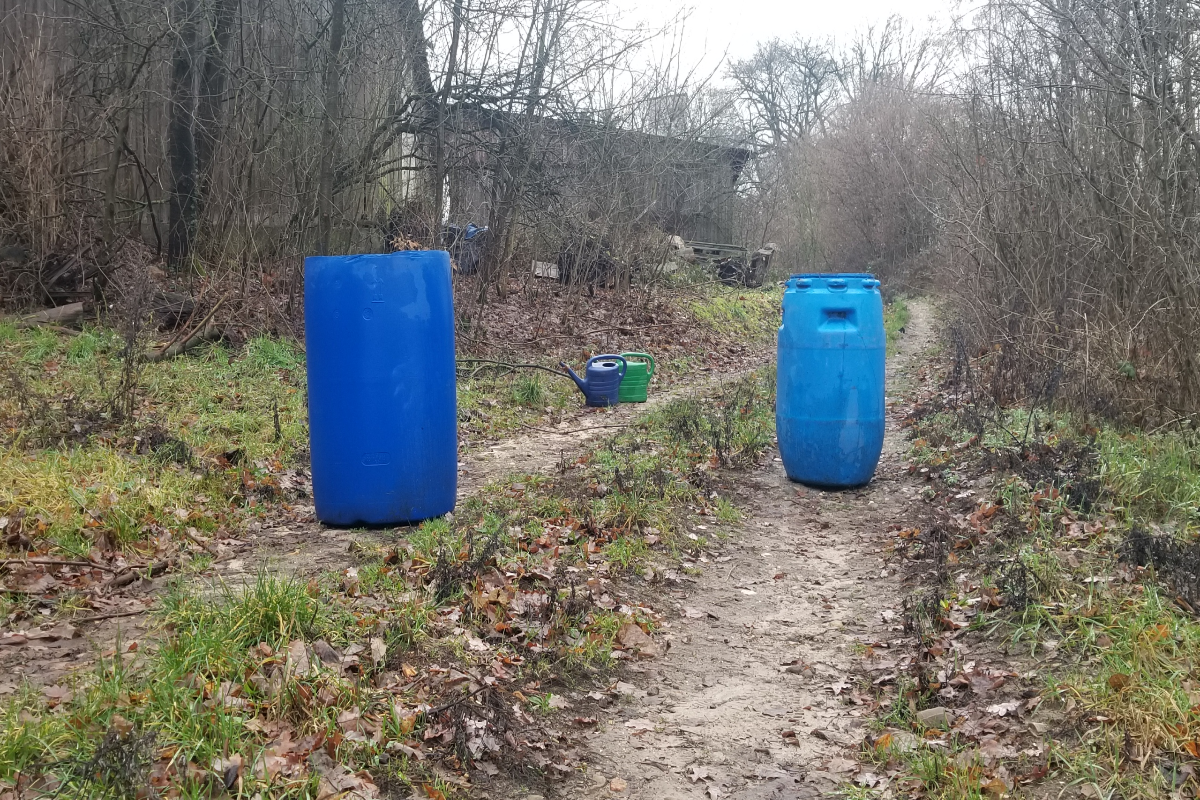
#> input picture trainset/67.png, 1200 x 800 px
$ jupyter execute --allow-errors hw1_label.ipynb   (shell and % lines are left out)
#> lines starting #> are read from the running program, lines starting #| are printed output that depends on the picture
[cell 1]
cd /Users/LuLienHsi/Desktop/UCSD_Documents/2019_Winter/ECE276A_Sensing&EstimationRobotics/ECE276A_HW1/trainset

[cell 2]
from roipoly import RoiPoly
from matplotlib import pyplot as plt
import cv2
import matplotlib
import numpy as np
import imageio

matplotlib.use('TkAgg')
img = imageio.imread('67.png')
#> img is the input picture: shape (800, 1200, 3); mean R, G, B 118.3, 117.6, 110.5
#img = cv2.imread('67.png')
plt.imshow(img)
#> (the rest of this cell did not finish here and is left out)

[cell 3]
plt.imshow(img)
#> (the rest of this cell did not finish here and is left out)

[cell 4]
plt.imshow(img)
#> (the rest of this cell did not finish here and is left out)

[cell 5]
plt.imshow(img)
#> (the rest of this cell did not finish here and is left out)

[cell 6]
plt.imshow(img)
#my_roi2 = RoiPoly(color='g') # draw new ROI in red color

[cell 7]
plt.imshow(img)
#> (the rest of this cell did not finish here and is left out)

[cell 8]
img_one = cv2.cvtColor(img, cv2.COLOR_BGR2GRAY)
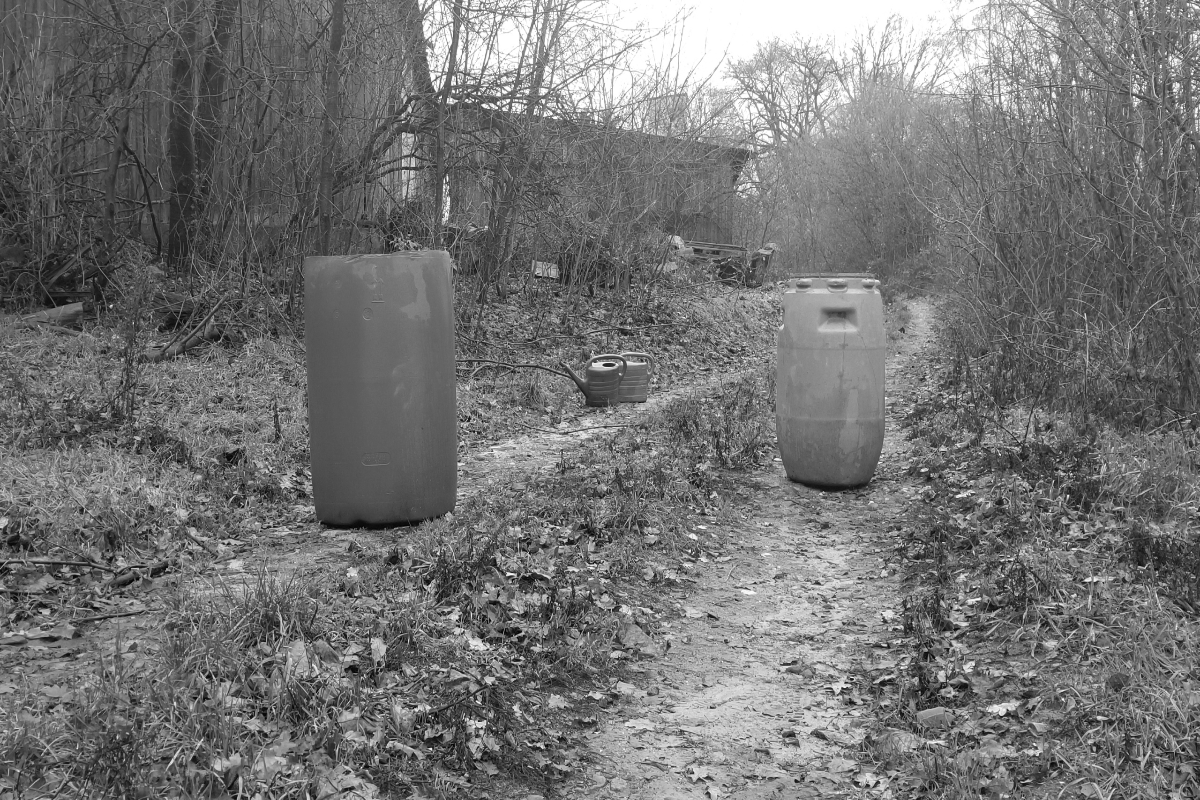
#> img_one: shape (800, 1200); min 1, max 255, mean 115.6
#> (the rest of this cell did not finish here and is left out)


$ run again, with trainset/1.png copied over trainset/67.png
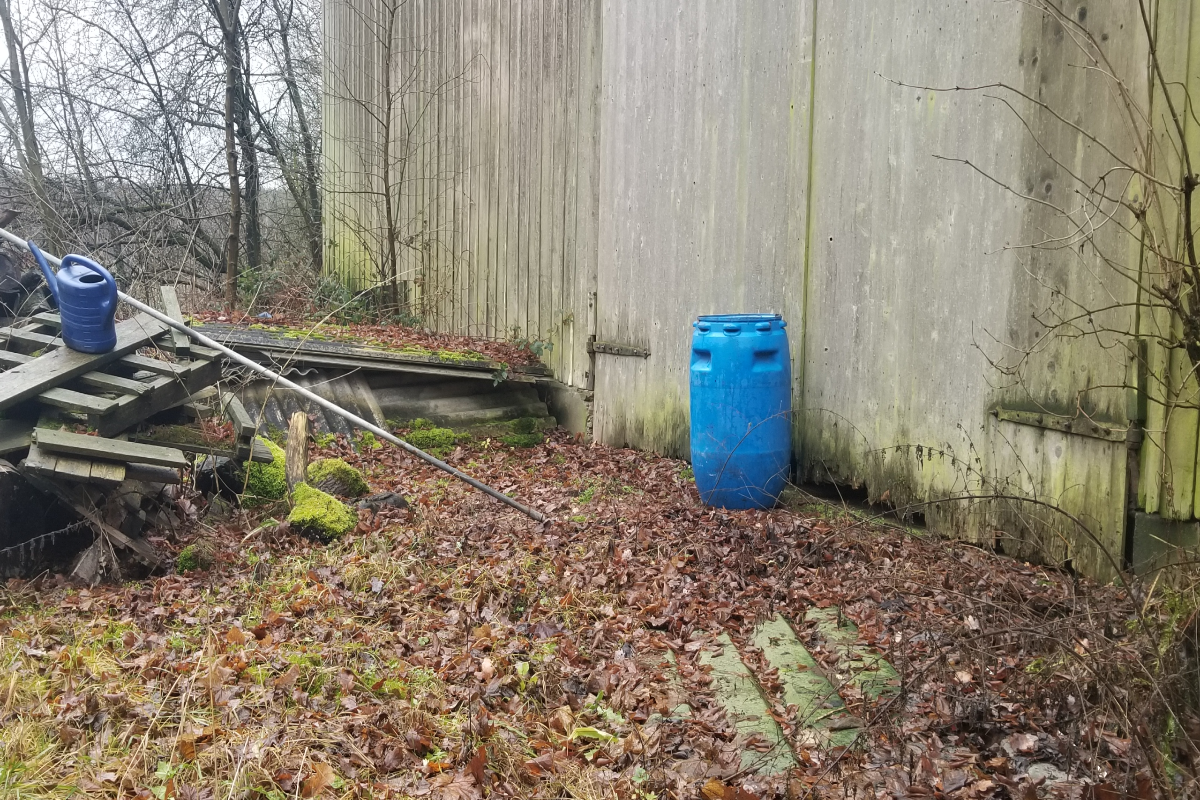
#> input picture trainset/1.png, 1200 x 800 px
#> img is the input picture: shape (800, 1200, 3); mean R, G, B 137.8, 129.2, 113.2
#> `img_one = cv2.cvtColor(img, cv2.COLOR_BGR2GRAY)`:
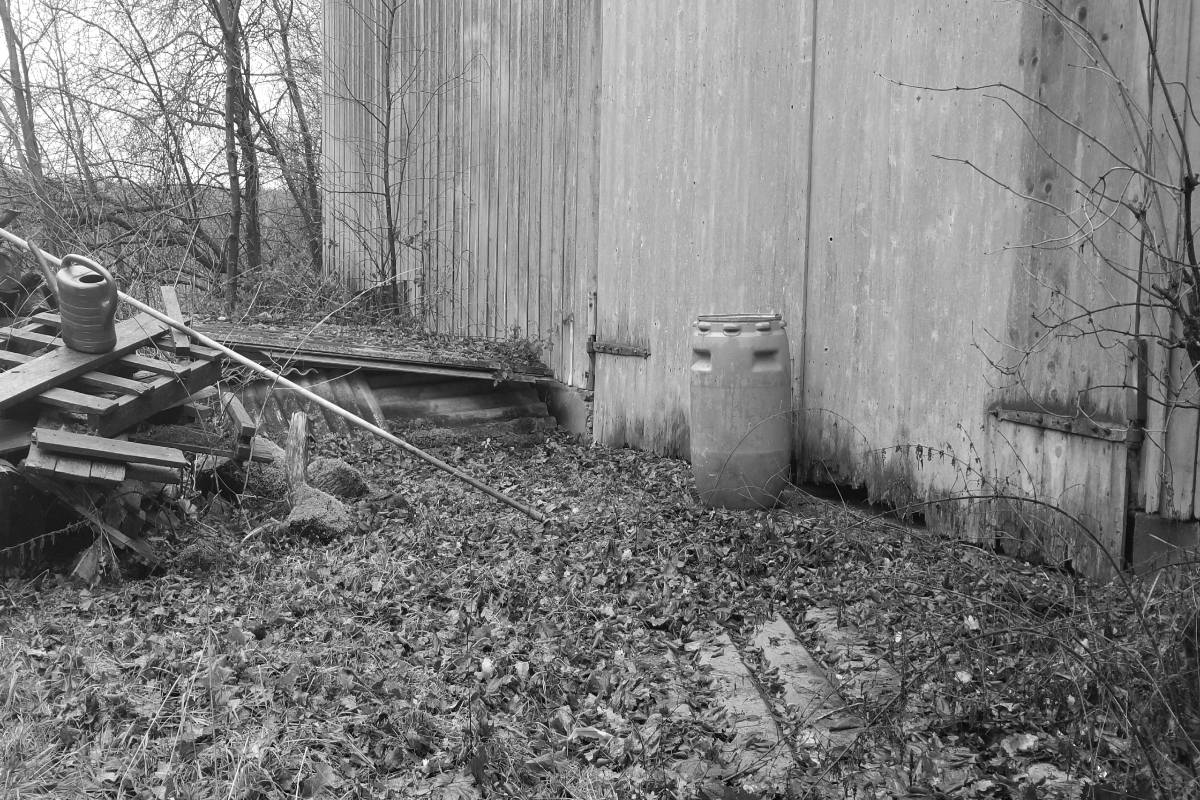
#> img_one: shape (800, 1200); min 2, max 255, mean 125.4

$ run again, with trainset/10.png copied over trainset/67.png
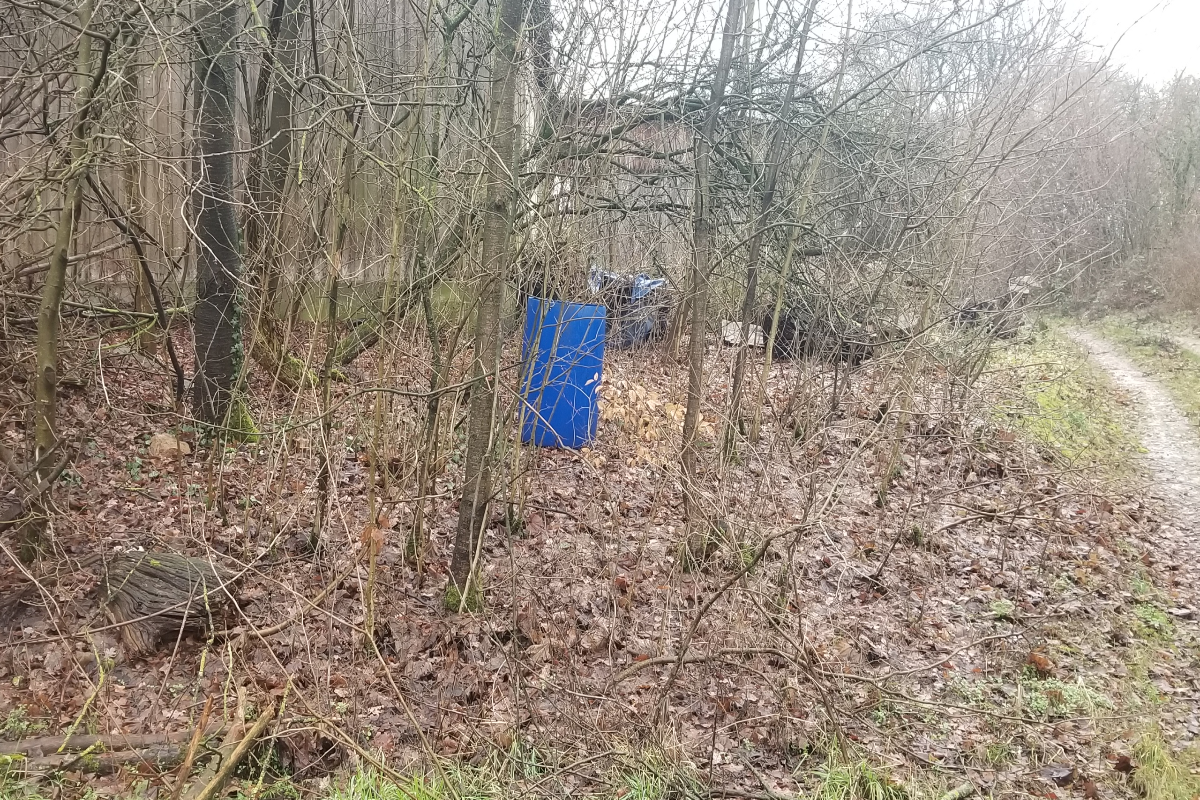
#> input picture trainset/10.png, 1200 x 800 px
#> img is the input picture: shape (800, 1200, 3); mean R, G, B 149.2, 136.9, 123.7
#> `img_one = cv2.cvtColor(img, cv2.COLOR_BGR2GRAY)`:
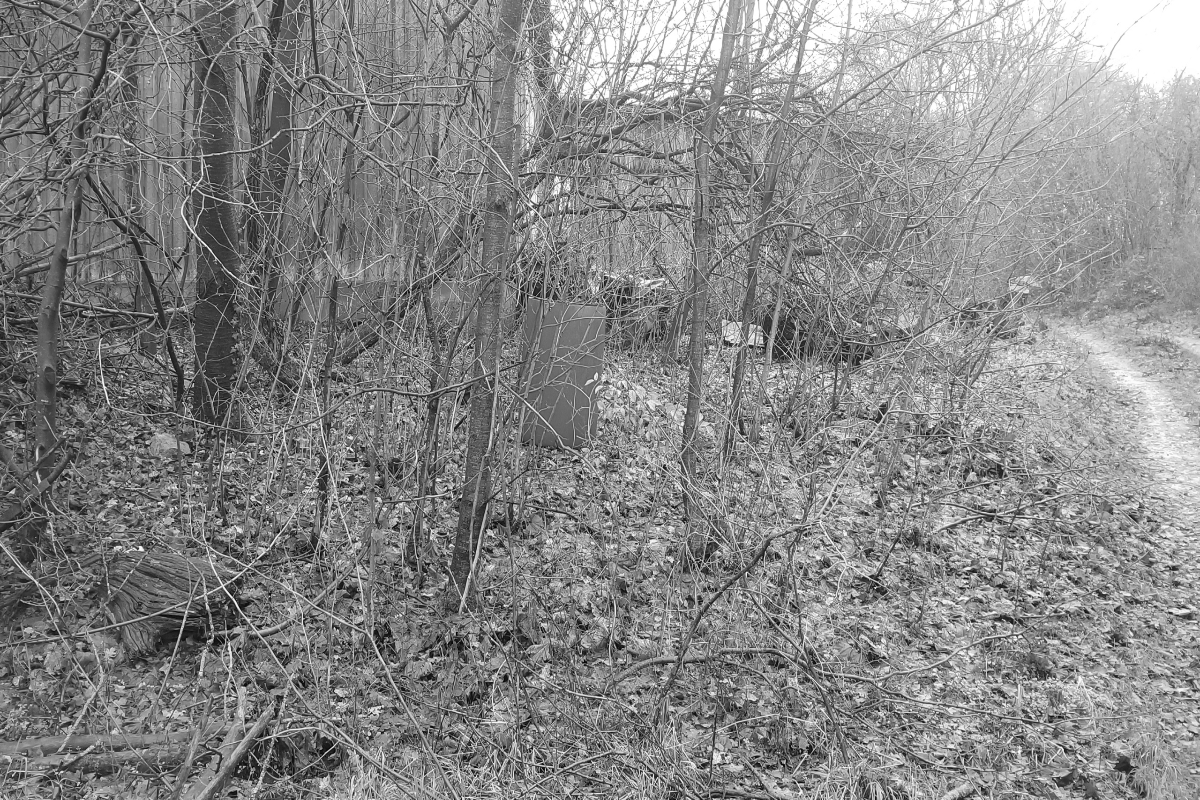
#> img_one: shape (800, 1200); min 2, max 255, mean 134.3

$ run again, with trainset/11.png copied over trainset/67.png
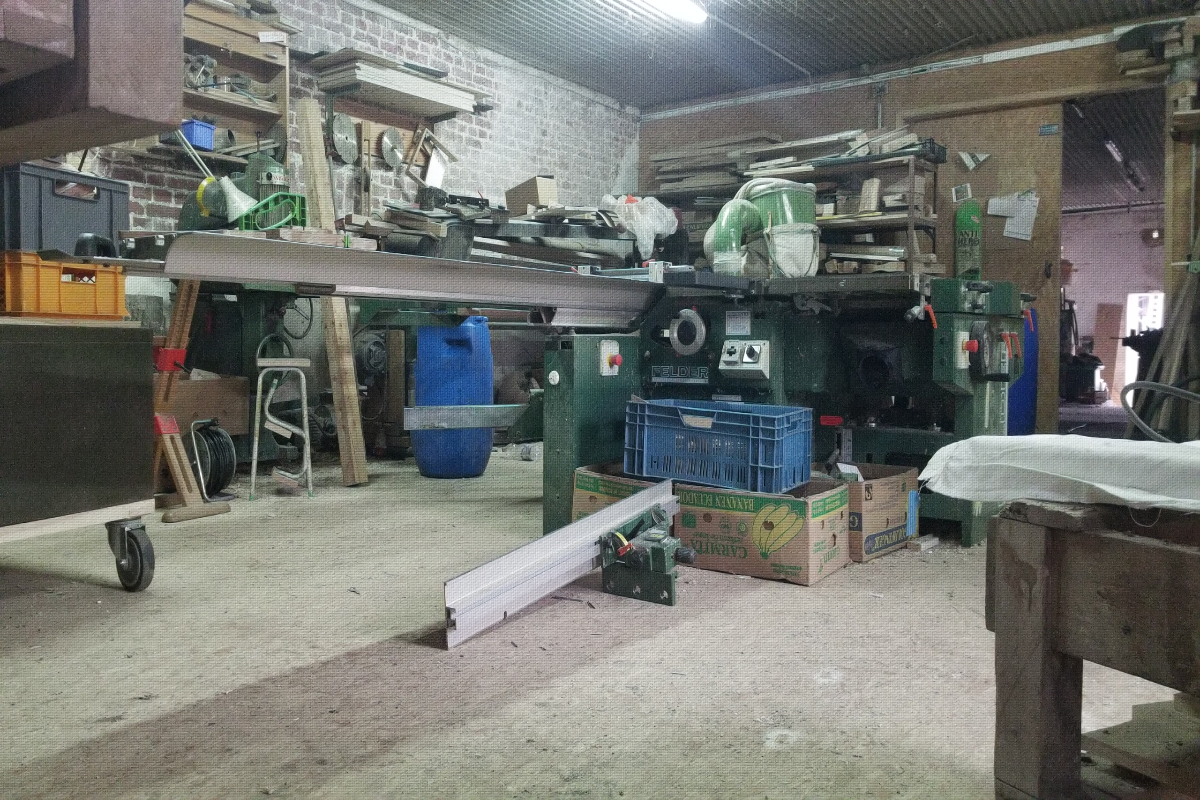
#> input picture trainset/11.png, 1200 x 800 px
#> img is the input picture: shape (800, 1200, 3); mean R, G, B 114.5, 116.5, 110.9
#> `img_one = cv2.cvtColor(img, cv2.COLOR_BGR2GRAY)`:
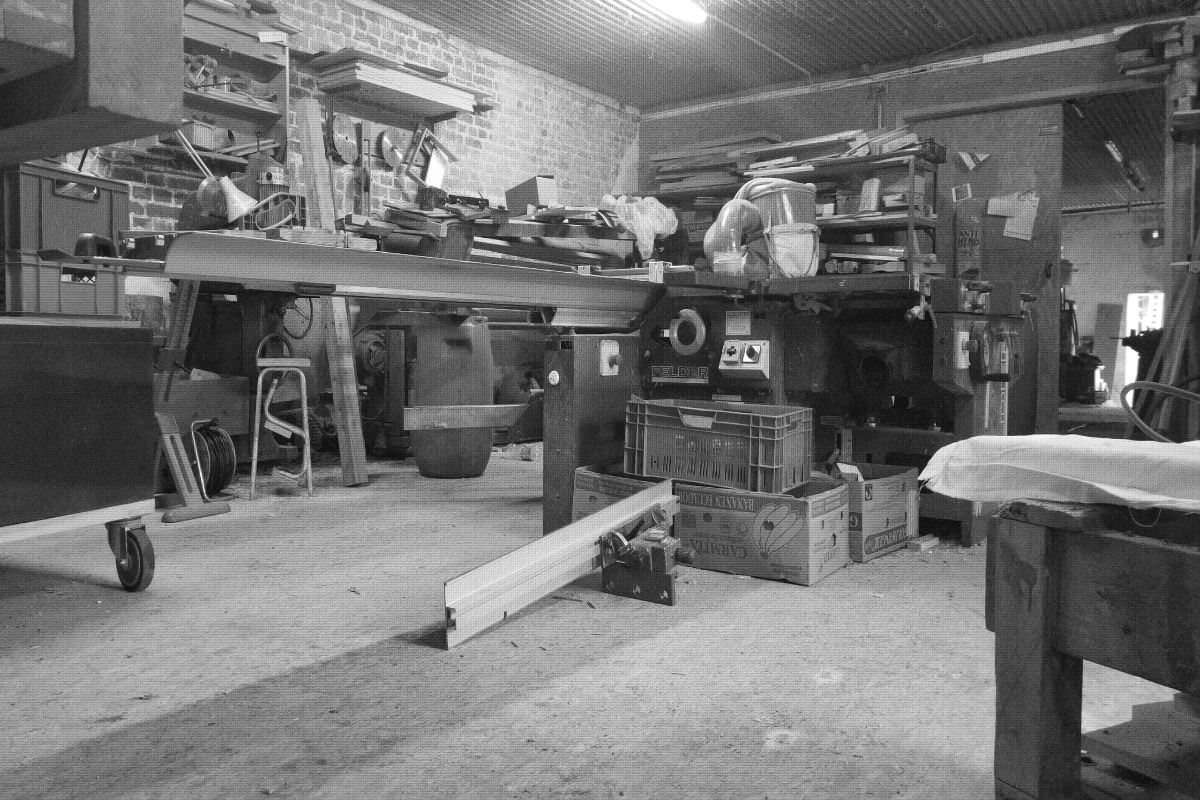
#> img_one: shape (800, 1200); min 5, max 255, mean 114.6
